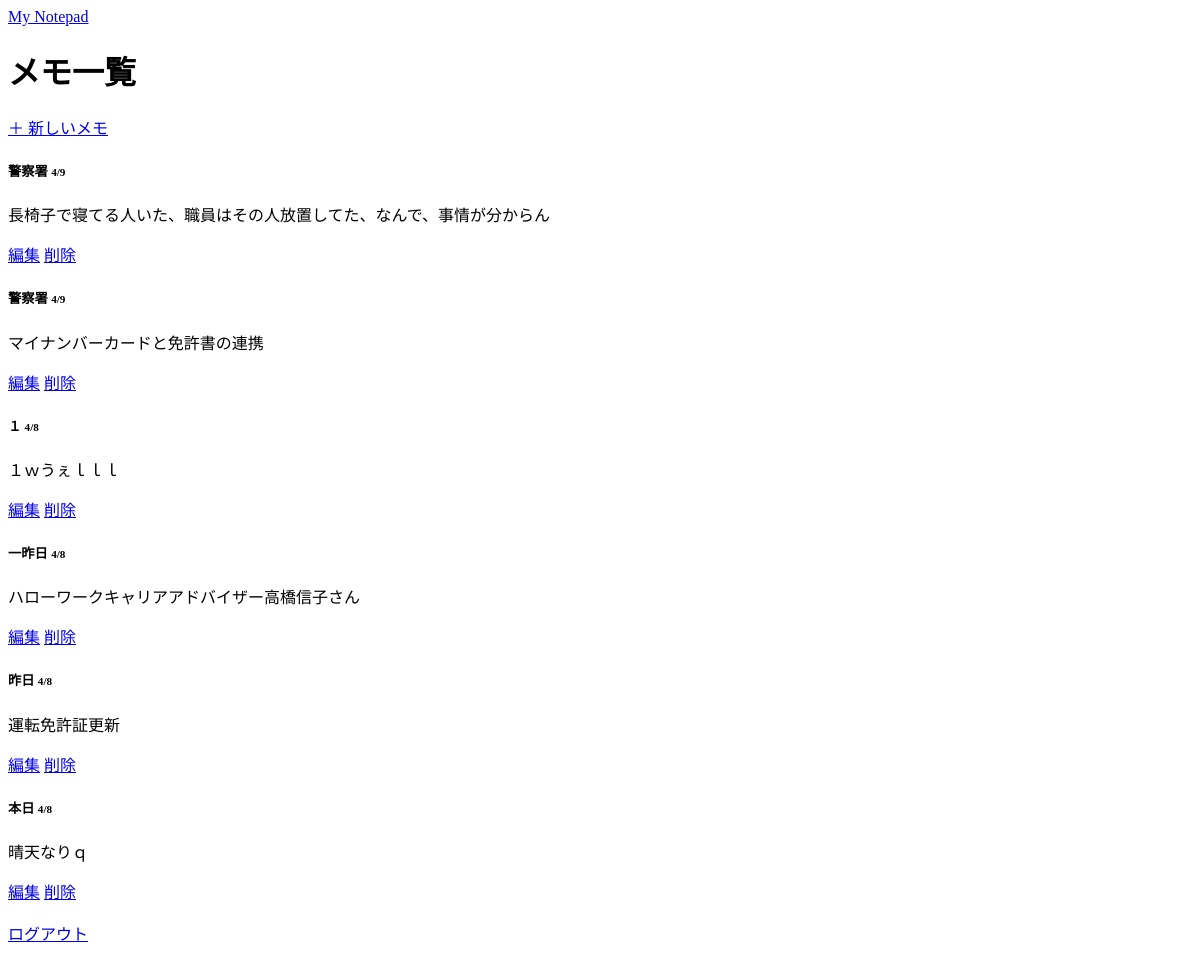
Before: /list (signed in) with the older database file.
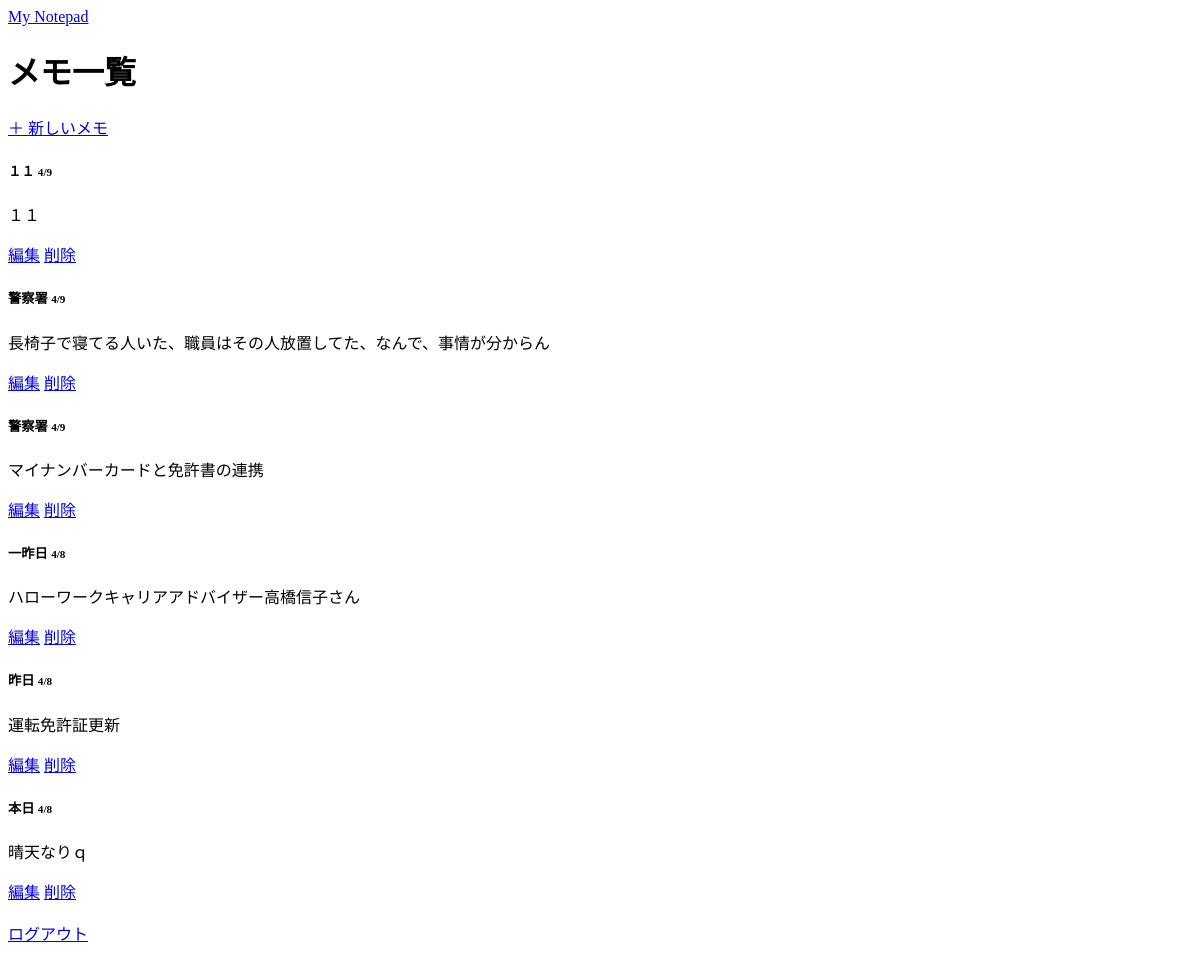
After: the same page with the newer database file.
### edit/models.py (models this page shows, shortened)
class Memo(models.Model):
    title = models.CharField(max_length=200)  # タイトル（最大200文字）
    content = models.TextField()               # メモ本文
    created_at = models.DateTimeField(auto_now_add=True)  # 作成日時（自動設定）
    updated_at = models.DateTimeField(auto_now=True)      # 更新日時（自動設定）
    class Meta:
        db_table='Memo'

### edit/views.py (the view)
# urls.py: path('',PostListView.as_view(),name='post_list'),                #←←←←←←←←どうして path('', views.memo_list, name='post_list'), が一番か？
@login_required # これ追加で未ログイン時ここに飛ばされない
def memo_list(request):
    memos=Memo.objects.all().order_by('-created_at')
    return render(request,'edit/memo_list.html',{'memos':memos})

### edit/templates/edit/memo_list.html (shortened to what this page needs)
{% extends 'edit/base.html' %}
{% block content %}
<div class="d-flex justify-content-between align-items-center mb-3">
    <h1>メモ一覧</h1>
    <a href="{% url 'memo_create' %}" class="btn btn-primary">＋ 新しいメモ</a>
</div>
<div class="row">
    {% for memo in memos %}
    <div class="col-md-4 mb-3">
        <div class="card shadow-sm">
            <div class="card-body">
                <h5 class="card-title d-flex justify-content-between align-items-center">
                    {{ memo.title }}
                    <span class="badge bg-secondary" style="font-size: 0.7rem;">
                        {{ memo.created_at|date:"n/j" }}
                    </span>
                </h5>
                <p class="card-text text-secondary">{{ memo.content|truncatechars:50 }}</p>
                <div class="d-flex justify-content-end">
                    <a href="{% url 'memo_edit' pk=memo.pk %}" class="btn btn-sm btn-outline-secondary me-2">編集</a>
                    <a href="{% url 'memo_delete' pk=memo.pk %}" class="btn btn-sm btn-outline-danger">削除</a>
                </div>
            </div>
        </div>
    </div>
    {% endfor %}
</div>
{% endblock %}

### edit/templates/edit/base.html (shortened to what this page needs)
<!DOCTYPE html>
<html lang="ja">
<head>
</head>
<body class="bg-light">
    <nav class="navbar navbar-dark bg-dark mb-4">
        <div class="container">
            <a class="navbar-brand" href="{% url 'memo_list' %}">My Notepad</a>
        </div>
    </nav>
    <div class="container">
        {% block content %}
        {% endblock %}
    </div>
    <br>
    <nav class="navbar navbar-dark bg-dark mb-4">
        <div class="container">
            <a href="{% url 'post_list'%}">ログアウト</a>
        </div>
    </nav>
</body>
</html>

Changed rows visible on the page:
removed Memo: title "１", created_at "4/8", content "１ｗうぇｌｌｌ"
added Memo: title "１１", created_at "4/9", content "１１"
